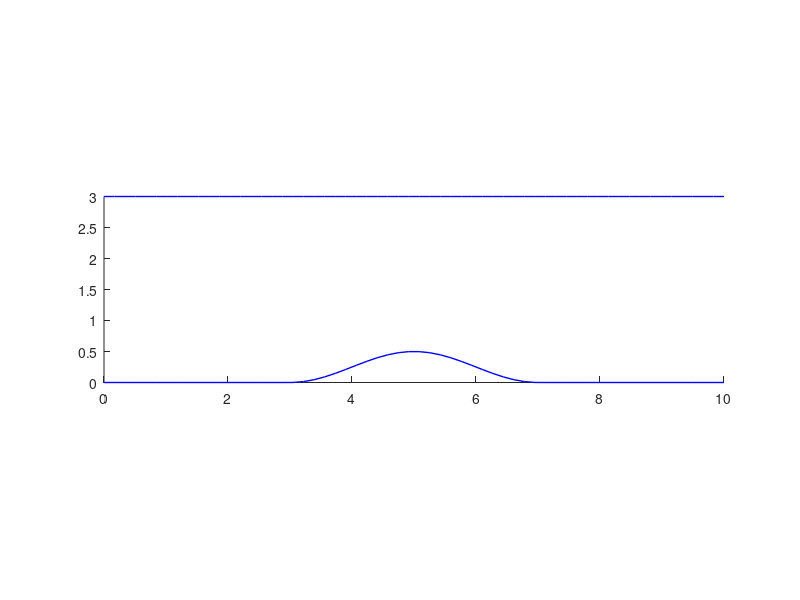

The MATLAB script that drew this image: (Note: this script raises an error after producing the figure.)
close all;
clear
set(0,'defaultfigurepaperpositionmode','auto');
fin = fopen('euler.mat','r');
data = fscanf(fin,'%f');
ni = data(1,1);
nj = data(2,1);
idone = 2;
x = zeros(ni,nj);
y = zeros(ni,nj);
ro = zeros(ni,nj);
vx = zeros(ni,nj);
vy = zeros(ni,nj);
p = zeros(ni,nj);
%
for i=1:ni
  for j=1:nj
    x(i,j)  = data(idone+1,1);
    y(i,j)  = data(idone+2,1);
    ro(i,j) = data(idone+3,1);
    vx(i,j) = data(idone+4,1);
    vy(i,j) = data(idone+5,1);
    p(i,j)  = data(idone+6,1);
    idone = idone+6;
  end 
end
fclose(fin);
%
% Contour Static Pressure
%
figure('Name','Static Pressure');
hold on
daspect([1 1 1]);
plot(x(:,1),y(:,1),'b','Linewidth',1);
plot(x(:,nj),y(:,nj),'b','LineWidth',1);
pmax = round(max(max(p)),1,'significant');
pmin = round(min(min(p)),1,'significant');
delp = (pmax-pmin)/pmin;
V = linspace(pmin,pmax,21);
[C,h] = contourf(x,y,p,V,'LineWidth',2);
%clabel(C,'manual','FontSize',14);
hold off;
pause
%
% Plot grid
%
figure('Name','Grid');
hold on;
daspect([1 1 1]);
for j=1:nj
  plot(x(:,j),y(:,j),'b');
end
for i=1:ni
  plot(x(i,:),y(i,:),'b');
end
hold off;
%
% Contour derived variables
%
gam = 1.4;
a = sqrt(gam*p(1,1)/ro(1,1));
p0 = zeros(ni,nj);
mach = zeros(ni,nj);
for i=1:ni
  for j=1:nj
    mach(i,j) = sqrt(ro(i,j)*(vx(i,j)^2+vy(i,j)^2)/(gam*p(i,j)));
    p0(i,j) = p(i,j)*(1.+.5*(gam-1.)*mach(i,j)^2)^(gam/(gam-1));
  end 
end
%
figure('Name','Stagnation Pressure');
hold on
daspect([1 1 1]);
contourf(x,y,p0,20,'LineWidth',2);
plot(x(:,1),y(:,1),'b','Linewidth',1);
plot(x(:,nj),y(:,nj),'b','LineWidth',1);
p0max = max(max(p0))
p0min = min(min(p0))
%
figure('Name','Mach Number');
hold on
daspect([1 1 1]);
contourf(x,y,mach,20,'LineWidth',2);
plot(x(:,1),y(:,1),'b','Linewidth',1);
plot(x(:,nj),y(:,nj),'b','LineWidth',1);
xlabel('x')
ylabel('y')
title('Mach number')
colorbar()
machmax = max(max(mach))
machmin = min(min(mach))